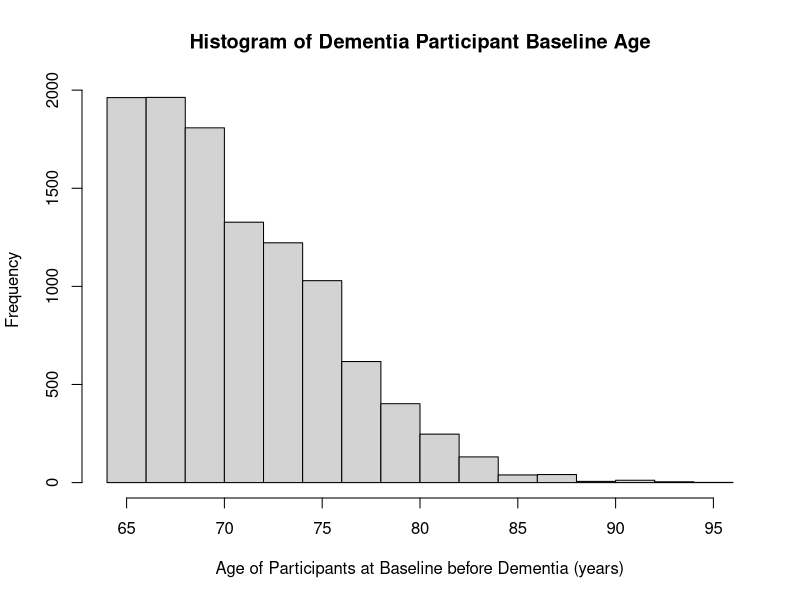
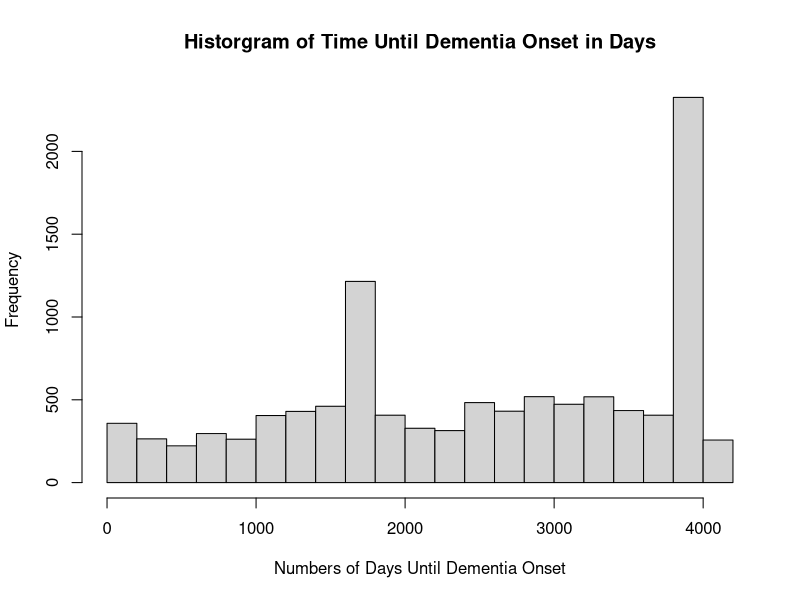
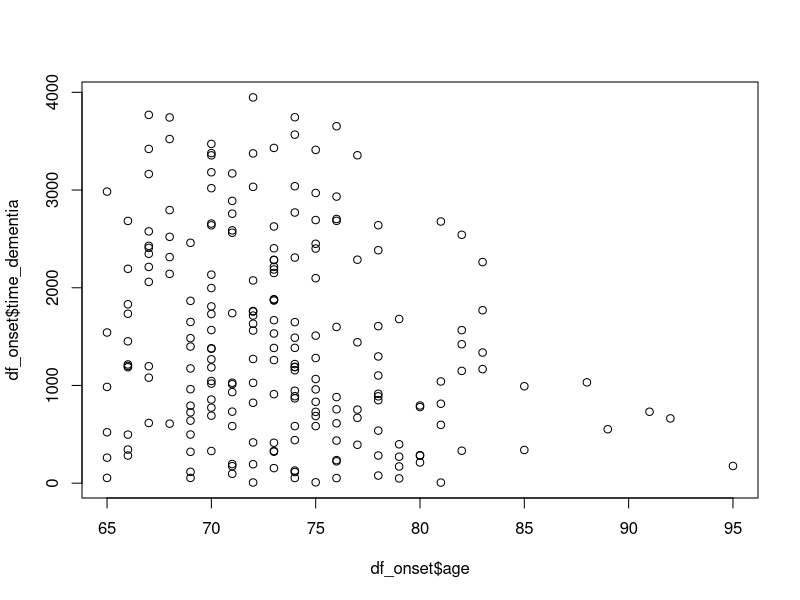
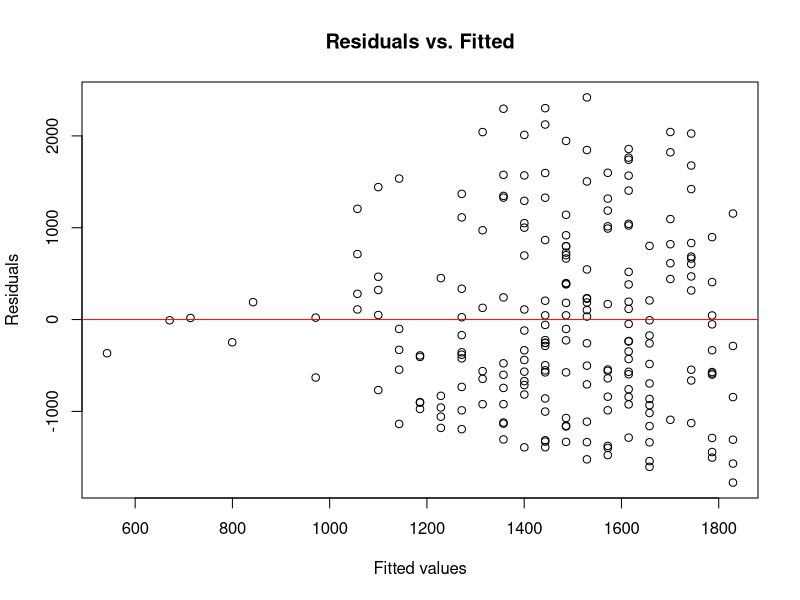
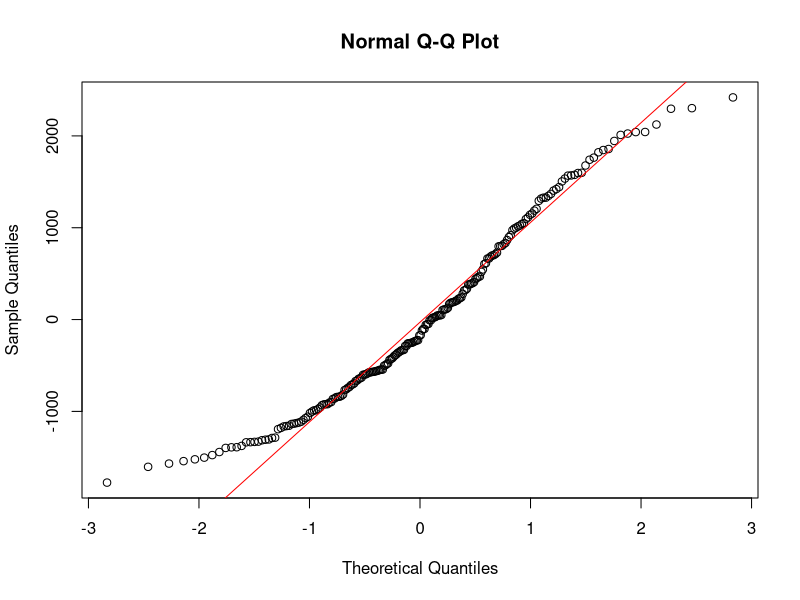

Recreate these plots in R, in order.
## ---- chunk 1
library(dplyr)

dementia = read.csv("dementia.csv")

df_onset <- dementia %>%
  filter(dementia_new == 1) %>%      # only the row where dementia starts
  group_by(id) %>%
  filter(date == min(date)) %>%      # keep first onset
  ungroup()
## ---- chunk 2
lm_fit = lm(time_dementia ~ age, data=df_onset)
## ---- chunk 3
hist(dementia$age, xlab="Age of Participants at Baseline before Dementia (years)", main="Histogram of Dementia Participant Baseline Age")
hist(dementia$time_dementia, xlab="Numbers of Days Until Dementia Onset", main="Historgram of Time Until Dementia Onset in Days")
## ---- chunk 4
plot(df_onset$age, df_onset$time_dementia)
## ---- chunk 5
plot(lm_fit$fitted.values, lm_fit$residuals,
     xlab="Fitted values", ylab="Residuals",
     main="Residuals vs. Fitted")
abline(h=0, col="red")
## ---- chunk 6
qqnorm(lm_fit$residuals)
qqline(lm_fit$residuals, col="red")
